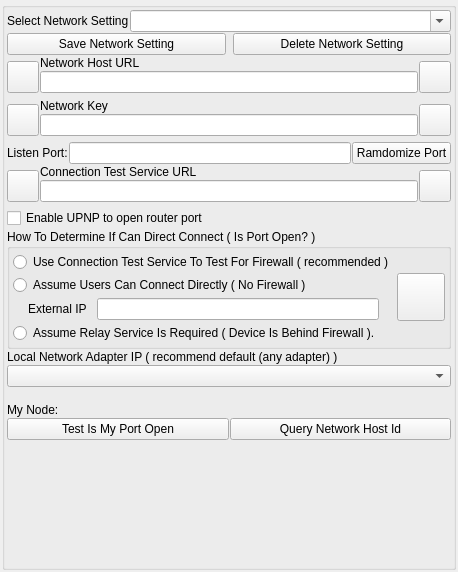
<?xml version="1.0" encoding="UTF-8"?>
<ui version="4.0">
 <class>AppletNetworkSettingsWidget</class>
 <widget class="QWidget" name="AppletNetworkSettingsWidget">
  <property name="geometry">
   <rect>
    <x>0</x>
    <y>0</y>
    <width>427</width>
    <height>572</height>
   </rect>
  </property>
  <property name="windowTitle">
   <string>Network Settings</string>
  </property>
  <layout class="QGridLayout" name="gridLayout">
   <property name="leftMargin">
    <number>2</number>
   </property>
   <property name="topMargin">
    <number>2</number>
   </property>
   <property name="rightMargin">
    <number>2</number>
   </property>
   <property name="bottomMargin">
    <number>2</number>
   </property>
   <property name="horizontalSpacing">
    <number>2</number>
   </property>
   <item row="1" column="0">
    <widget class="QGroupBox" name="DialogItemsGroupBox">
     <property name="sizePolicy">
      <sizepolicy hsizetype="Expanding" vsizetype="Expanding">
       <horstretch>0</horstretch>
       <verstretch>0</verstretch>
      </sizepolicy>
     </property>
     <property name="title">
      <string/>
     </property>
     <layout class="QVBoxLayout" name="verticalLayout_3">
      <property name="spacing">
       <number>1</number>
      </property>
      <property name="leftMargin">
       <number>2</number>
      </property>
      <property name="topMargin">
       <number>2</number>
      </property>
      <property name="rightMargin">
       <number>2</number>
      </property>
      <property name="bottomMargin">
       <number>2</number>
      </property>
      <item>
       <layout class="QHBoxLayout" name="horizontalLayout_10">
        <item>
         <widget class="QLabel" name="m_SelectNetworkSettingLabel">
          <property name="text">
           <string>Select Network Setting</string>
          </property>
          <property name="alignment">
           <set>Qt::AlignLeading|Qt::AlignLeft|Qt::AlignVCenter</set>
          </property>
         </widget>
        </item>
        <item>
         <widget class="QComboBox" name="m_NetworkSettingsNameComboBox">
          <property name="sizePolicy">
           <sizepolicy hsizetype="Expanding" vsizetype="Preferred">
            <horstretch>0</horstretch>
            <verstretch>0</verstretch>
           </sizepolicy>
          </property>
          <property name="editable">
           <bool>true</bool>
          </property>
          <property name="insertPolicy">
           <enum>QComboBox::InsertAtCurrent</enum>
          </property>
         </widget>
        </item>
       </layout>
      </item>
      <item>
       <layout class="QHBoxLayout" name="horizontalLayout_8">
        <property name="spacing">
         <number>7</number>
        </property>
        <item>
         <widget class="QPushButton" name="m_SaveSettingsButton">
          <property name="text">
           <string>Save Network Setting</string>
          </property>
         </widget>
        </item>
        <item>
         <widget class="QPushButton" name="m_DeleteSettingsButton">
          <property name="text">
           <string>Delete Network Setting</string>
          </property>
         </widget>
        </item>
       </layout>
      </item>
      <item>
       <layout class="QHBoxLayout" name="horizontalLayout_4">
        <item>
         <widget class="VxPushButton" name="m_NetworkHostButton">
          <property name="minimumSize">
           <size>
            <width>32</width>
            <height>32</height>
           </size>
          </property>
          <property name="maximumSize">
           <size>
            <width>32</width>
            <height>32</height>
           </size>
          </property>
          <property name="text">
           <string/>
          </property>
          <property name="iconSize">
           <size>
            <width>48</width>
            <height>48</height>
           </size>
          </property>
         </widget>
        </item>
        <item>
         <layout class="QVBoxLayout" name="verticalLayout_4">
          <property name="bottomMargin">
           <number>5</number>
          </property>
          <item>
           <widget class="QLabel" name="m_NetworkHostUrlLabel">
            <property name="text">
             <string>Network Host URL</string>
            </property>
            <property name="alignment">
             <set>Qt::AlignBottom|Qt::AlignLeading|Qt::AlignLeft</set>
            </property>
           </widget>
          </item>
          <item>
           <widget class="QLineEdit" name="m_NetworkHostUrlEdit">
            <property name="maxLength">
             <number>63</number>
            </property>
           </widget>
          </item>
         </layout>
        </item>
        <item>
         <widget class="VxPushButton" name="m_NetworkHostInfoButton">
          <property name="minimumSize">
           <size>
            <width>32</width>
            <height>32</height>
           </size>
          </property>
          <property name="maximumSize">
           <size>
            <width>32</width>
            <height>32</height>
           </size>
          </property>
          <property name="text">
           <string/>
          </property>
          <property name="iconSize">
           <size>
            <width>48</width>
            <height>48</height>
           </size>
          </property>
         </widget>
        </item>
       </layout>
      </item>
      <item>
       <layout class="QHBoxLayout" name="horizontalLayout_2">
        <item>
         <widget class="VxPushButton" name="m_NetworkKeyButton">
          <property name="minimumSize">
           <size>
            <width>32</width>
            <height>32</height>
           </size>
          </property>
          <property name="maximumSize">
           <size>
            <width>32</width>
            <height>32</height>
           </size>
          </property>
          <property name="text">
           <string/>
          </property>
          <property name="iconSize">
           <size>
            <width>48</width>
            <height>48</height>
           </size>
          </property>
         </widget>
        </item>
        <item>
         <layout class="QVBoxLayout" name="verticalLayout">
          <property name="bottomMargin">
           <number>5</number>
          </property>
          <item>
           <widget class="QLabel" name="m_NetworkKeyLabel">
            <property name="text">
             <string>Network Key</string>
            </property>
            <property name="alignment">
             <set>Qt::AlignBottom|Qt::AlignLeading|Qt::AlignLeft</set>
            </property>
           </widget>
          </item>
          <item>
           <widget class="QLineEdit" name="m_NetworkKeyEdit"/>
          </item>
         </layout>
        </item>
        <item>
         <widget class="VxPushButton" name="m_NetworkKeyInfoButton">
          <property name="minimumSize">
           <size>
            <width>32</width>
            <height>32</height>
           </size>
          </property>
          <property name="maximumSize">
           <size>
            <width>32</width>
            <height>32</height>
           </size>
          </property>
          <property name="text">
           <string/>
          </property>
          <property name="iconSize">
           <size>
            <width>48</width>
            <height>48</height>
           </size>
          </property>
         </widget>
        </item>
       </layout>
      </item>
      <item>
       <layout class="QHBoxLayout" name="horizontalLayout">
        <item>
         <widget class="QLabel" name="PortLabel">
          <property name="text">
           <string>Listen Port:</string>
          </property>
         </widget>
        </item>
        <item>
         <widget class="QLineEdit" name="PortEdit"/>
        </item>
        <item>
         <widget class="QPushButton" name="RandomPortButton">
          <property name="text">
           <string>Ramdomize Port</string>
          </property>
         </widget>
        </item>
       </layout>
      </item>
      <item>
       <layout class="QHBoxLayout" name="horizontalLayout_6">
        <item>
         <widget class="VxPushButton" name="m_ConnectTestHostButton">
          <property name="minimumSize">
           <size>
            <width>32</width>
            <height>32</height>
           </size>
          </property>
          <property name="maximumSize">
           <size>
            <width>32</width>
            <height>32</height>
           </size>
          </property>
          <property name="text">
           <string/>
          </property>
          <property name="iconSize">
           <size>
            <width>48</width>
            <height>48</height>
           </size>
          </property>
         </widget>
        </item>
        <item>
         <layout class="QVBoxLayout" name="verticalLayout_6">
          <property name="bottomMargin">
           <number>5</number>
          </property>
          <item>
           <widget class="QLabel" name="m_ConnectTestUrlLabel">
            <property name="text">
             <string>Connection Test Service URL</string>
            </property>
            <property name="alignment">
             <set>Qt::AlignBottom|Qt::AlignLeading|Qt::AlignLeft</set>
            </property>
           </widget>
          </item>
          <item>
           <widget class="QLineEdit" name="m_ConnectTestUrlEdit">
            <property name="maxLength">
             <number>63</number>
            </property>
           </widget>
          </item>
         </layout>
        </item>
        <item>
         <widget class="VxPushButton" name="m_ConnectTestUrlInfoButton">
          <property name="minimumSize">
           <size>
            <width>32</width>
            <height>32</height>
           </size>
          </property>
          <property name="maximumSize">
           <size>
            <width>32</width>
            <height>32</height>
           </size>
          </property>
          <property name="text">
           <string/>
          </property>
          <property name="iconSize">
           <size>
            <width>48</width>
            <height>48</height>
           </size>
          </property>
         </widget>
        </item>
       </layout>
      </item>
      <item>
       <widget class="QCheckBox" name="m_UseUpnpCheckBox">
        <property name="sizePolicy">
         <sizepolicy hsizetype="Preferred" vsizetype="Fixed">
          <horstretch>0</horstretch>
          <verstretch>0</verstretch>
         </sizepolicy>
        </property>
        <property name="text">
         <string>Enable UPNP to open router port </string>
        </property>
       </widget>
      </item>
      <item>
       <widget class="QGroupBox" name="m_ConnectGroupBox">
        <property name="title">
         <string>How To Determine If Can Direct Connect ( Is Port Open? )</string>
        </property>
        <layout class="QHBoxLayout" name="horizontalLayout_5">
         <property name="spacing">
          <number>3</number>
         </property>
         <property name="leftMargin">
          <number>3</number>
         </property>
         <property name="topMargin">
          <number>3</number>
         </property>
         <property name="rightMargin">
          <number>3</number>
         </property>
         <property name="bottomMargin">
          <number>3</number>
         </property>
         <item>
          <layout class="QVBoxLayout" name="verticalLayout_2">
           <property name="spacing">
            <number>3</number>
           </property>
           <item>
            <widget class="QRadioButton" name="AutoDetectProxyRadioButton">
             <property name="text">
              <string>Use Connection Test Service To Test For Firewall ( recommended )</string>
             </property>
            </widget>
           </item>
           <item>
            <widget class="QRadioButton" name="AssumeNoProxyRadioButton">
             <property name="text">
              <string>Assume Users Can Connect Directly ( No Firewall )</string>
             </property>
            </widget>
           </item>
           <item>
            <layout class="QHBoxLayout" name="horizontalLayout_3">
             <property name="spacing">
              <number>10</number>
             </property>
             <property name="leftMargin">
              <number>15</number>
             </property>
             <property name="rightMargin">
              <number>15</number>
             </property>
             <item>
              <widget class="QLabel" name="label_2">
               <property name="text">
                <string>External IP</string>
               </property>
              </widget>
             </item>
             <item>
              <widget class="QLineEdit" name="m_ExternIpEdit">
               <property name="maxLength">
                <number>63</number>
               </property>
              </widget>
             </item>
            </layout>
           </item>
           <item>
            <widget class="QRadioButton" name="AssumeProxyRadioButton">
             <property name="text">
              <string>Assume Relay Service Is Required ( Device Is Behind Firewall ).</string>
             </property>
            </widget>
           </item>
          </layout>
         </item>
         <item>
          <widget class="VxPushButton" name="m_ConnectIsOpenInfoButton">
           <property name="minimumSize">
            <size>
             <width>48</width>
             <height>48</height>
            </size>
           </property>
           <property name="maximumSize">
            <size>
             <width>48</width>
             <height>48</height>
            </size>
           </property>
           <property name="text">
            <string/>
           </property>
           <property name="iconSize">
            <size>
             <width>48</width>
             <height>48</height>
            </size>
           </property>
          </widget>
         </item>
        </layout>
       </widget>
      </item>
      <item>
       <widget class="QLabel" name="WirelessIpLabel">
        <property name="text">
         <string>Local Network Adapter IP ( recommend default (any adapter) )</string>
        </property>
       </widget>
      </item>
      <item>
       <layout class="QHBoxLayout" name="horizontalLayout_7">
        <item>
         <widget class="QComboBox" name="m_LclIpListComboBox">
          <property name="sizePolicy">
           <sizepolicy hsizetype="Expanding" vsizetype="Fixed">
            <horstretch>0</horstretch>
            <verstretch>0</verstretch>
           </sizepolicy>
          </property>
         </widget>
        </item>
       </layout>
      </item>
      <item>
       <layout class="QHBoxLayout" name="horizontalLayout_9">
        <item>
         <widget class="QLabel" name="label">
          <property name="text">
           <string/>
          </property>
         </widget>
        </item>
        <item>
         <widget class="QLabel" name="m_InternetStateLabel">
          <property name="sizePolicy">
           <sizepolicy hsizetype="Expanding" vsizetype="Preferred">
            <horstretch>0</horstretch>
            <verstretch>0</verstretch>
           </sizepolicy>
          </property>
          <property name="text">
           <string/>
          </property>
         </widget>
        </item>
        <item>
         <widget class="QLabel" name="label_3">
          <property name="text">
           <string/>
          </property>
         </widget>
        </item>
        <item>
         <widget class="QLabel" name="m_NetAvailStateLabel">
          <property name="sizePolicy">
           <sizepolicy hsizetype="Expanding" vsizetype="Preferred">
            <horstretch>0</horstretch>
            <verstretch>0</verstretch>
           </sizepolicy>
          </property>
          <property name="text">
           <string/>
          </property>
         </widget>
        </item>
       </layout>
      </item>
      <item>
       <layout class="QHBoxLayout" name="horizontalLayout_11">
        <item>
         <widget class="QLabel" name="m_MyNodeTextLabel">
          <property name="text">
           <string>My Node:</string>
          </property>
         </widget>
        </item>
        <item>
         <widget class="QLabel" name="m_NodeUrlLabel">
          <property name="sizePolicy">
           <sizepolicy hsizetype="Expanding" vsizetype="Preferred">
            <horstretch>0</horstretch>
            <verstretch>0</verstretch>
           </sizepolicy>
          </property>
          <property name="text">
           <string/>
          </property>
         </widget>
        </item>
       </layout>
      </item>
      <item>
       <layout class="QHBoxLayout" name="horizontalLayout_12">
        <item>
         <widget class="QPushButton" name="m_TestIsPortOpenButton">
          <property name="text">
           <string>Test Is My Port Open</string>
          </property>
         </widget>
        </item>
        <item>
         <widget class="QPushButton" name="m_TestQueryHostIdButton">
          <property name="text">
           <string>Query Network Host Id</string>
          </property>
         </widget>
        </item>
       </layout>
      </item>
      <item>
       <spacer name="verticalSpacer">
        <property name="orientation">
         <enum>Qt::Vertical</enum>
        </property>
        <property name="sizeHint" stdset="0">
         <size>
          <width>20</width>
          <height>40</height>
         </size>
        </property>
       </spacer>
      </item>
     </layout>
    </widget>
   </item>
  </layout>
 </widget>
 <customwidgets>
  <customwidget>
   <class>VxPushButton</class>
   <extends>QPushButton</extends>
   <header location="global">VxPushButton.h</header>
  </customwidget>
 </customwidgets>
 <resources/>
 <connections/>
</ui>
